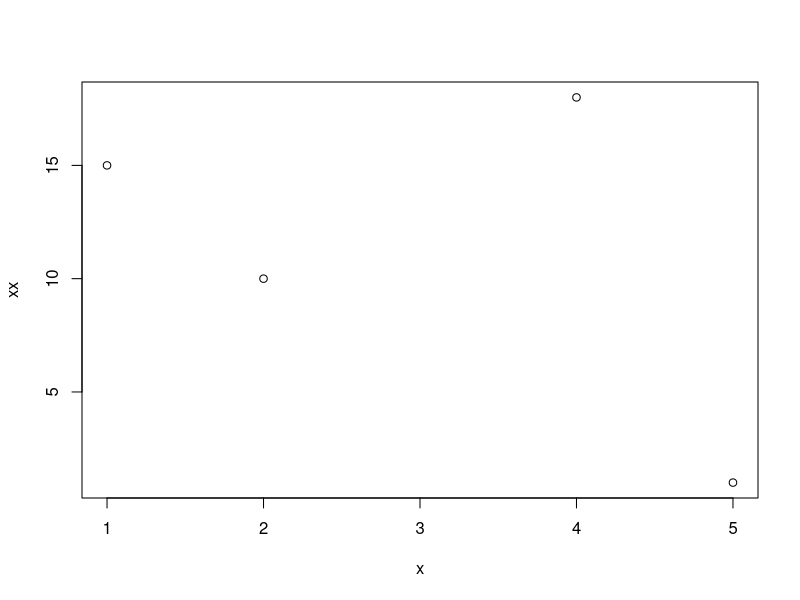
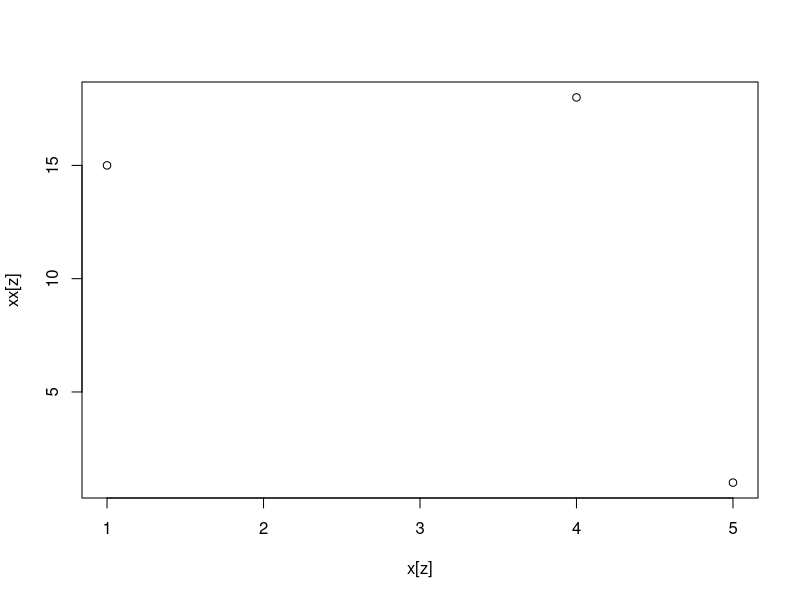

Here is the R script that generated these plots, in order:
## ---- chunk 1
x <- c(5, 2, 1, 4)
xx <- c(1, 10, 15, 18)
y <- rep(1, 5)
z <- c(TRUE, FALSE, TRUE, TRUE)
## ---- chunk 2
#| label: aufgabe1a-loesung
sum(x)
range(x)
length(x)
max(x)
## ---- chunk 3
#| label: aufgabe1b-loesung
c(x, y, 13)
## ---- chunk 4
#| label: aufgabe1c-loesung
x[4] * y[2]
xx[2:4] + x[1:3]
## ---- chunk 5
#| label: aufgabe1d-loesung
xx <= 12
xx[xx <= 12]
## ---- chunk 6
#| label: aufgabe1e-loesung
plot(x, xx)
plot(x[z], xx[z])
## ---- chunk 7
#| label: aufgabe2a-loesung-a
#| eval: TRUE
seq(1, 9)
## ---- chunk 8
#| label: aufgabe2a-loesung-b
#| eval: TRUE
1:9
## ---- chunk 9
#| label: aufgabe2b-loesung-a
#| eval: TRUE
rep(c("m", "w"), 3)
## ---- chunk 10
#| label: aufgabe2b-loesung-b
#| eval: TRUE
rep(c("m", "w"), length = 6)
## ---- chunk 11
#| label: aufgabe2c-loesung
#| eval: TRUE
rep(1:4, 3)
## ---- chunk 12
#| label: aufgabe2d-loesung
#| eval: TRUE
rep(1:4, 1:4)
## ---- chunk 13
#| label: aufgabe3-loesung
#| eval: TRUE
saison <- read.table("Data/meteodaten_saison.csv",
                     sep = ",",
                     header = TRUE)
## ---- chunk 14
#| label: aufgabe3-loesung-2
str(saison)
